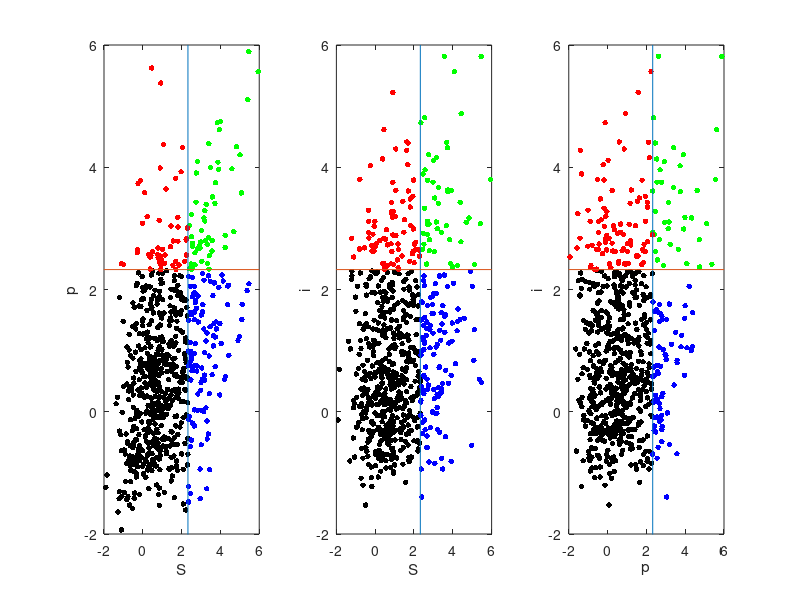

Recreate this plot in MATLAB.
clear; clc;
warning("off");

%% load data
load('Figure2_results_data_replayscore.mat','wZs');

wsZs(:,1) = max(wZs{1},[],2);  
wsZs(:,2) = max(wZs{2},[],2);  
wsZs(:,3) = max(wZs{3},[],2); 

thr = 2.326; % one-tailed (p<0.01, 2.326); (p<0.05, 1.654);
sz = 16;

figure('Color','white')
namestr = ["Spikes(Bayesian)","Spikes(OLE)","FPA_{uhf}(OLE)"];
subplot(1,3,1)
is1 = 1; is2 =2;
x = wsZs(:,is1) > thr & wsZs(:,is2) > thr;
y = wsZs(:,is1) > thr & wsZs(:,is2) < thr;
z = wsZs(:,is1) < thr & wsZs(:,is2) > thr;

scatter(wsZs(:,is1),wsZs(:,is2),sz,'k','filled','MarkerEdgeColor','none'); hold on;

scatter(wsZs(x,is1),wsZs(x,is2),sz,'g','filled','MarkerEdgeColor','none');
scatter(wsZs(y,is1),wsZs(y,is2),sz,'b','filled','MarkerEdgeColor','none');
scatter(wsZs(z,is1),wsZs(z,is2),sz,'r','filled','MarkerEdgeColor','none');

plot([thr,thr],[-6,6]);
plot([-6,6],[thr,thr]);

xlabel(namestr(is1));ylabel(namestr(is2));
xlim([-2,6]);ylim([-2,6]); box on;

subplot(1,3,2)
is1 = 1; is2 = 3;
x = wsZs(:,is1) > thr & wsZs(:,is2) > thr;
y = wsZs(:,is1) > thr & wsZs(:,is2) < thr;
z = wsZs(:,is1) < thr & wsZs(:,is2) > thr;

scatter(wsZs(:,is1),wsZs(:,is2),sz,'k','filled','MarkerEdgeColor','none'); hold on;

scatter(wsZs(x,is1),wsZs(x,is2),sz,'g','filled','MarkerEdgeColor','none');
scatter(wsZs(y,is1),wsZs(y,is2),sz,'b','filled','MarkerEdgeColor','none');
scatter(wsZs(z,is1),wsZs(z,is2),sz,'r','filled','MarkerEdgeColor','none');

plot([thr,thr],[-6,6]);
plot([-6,6],[thr,thr]);

xlabel(namestr(is1));ylabel(namestr(is2));
xlim([-2,6]);ylim([-2,6]); box on;

subplot(1,3,3)
is1 = 2; is2 = 3;
x = wsZs(:,is1) > thr & wsZs(:,is2) > thr;
y = wsZs(:,is1) > thr & wsZs(:,is2) < thr;
z = wsZs(:,is1) < thr & wsZs(:,is2) > thr;

scatter(wsZs(:,is1),wsZs(:,is2),sz,'k','filled','MarkerEdgeColor','none'); hold on;

scatter(wsZs(x,is1),wsZs(x,is2),sz,'g','filled','MarkerEdgeColor','none');
scatter(wsZs(y,is1),wsZs(y,is2),sz,'b','filled','MarkerEdgeColor','none');
scatter(wsZs(z,is1),wsZs(z,is2),sz,'r','filled','MarkerEdgeColor','none');

plot([thr,thr],[-6,6]);
plot([-6,6],[thr,thr]);

xlabel(namestr(is1));ylabel(namestr(is2));
xlim([-2,6]);ylim([-2,6]); box on;

savefig(gcf,'Figure2d','compact');

